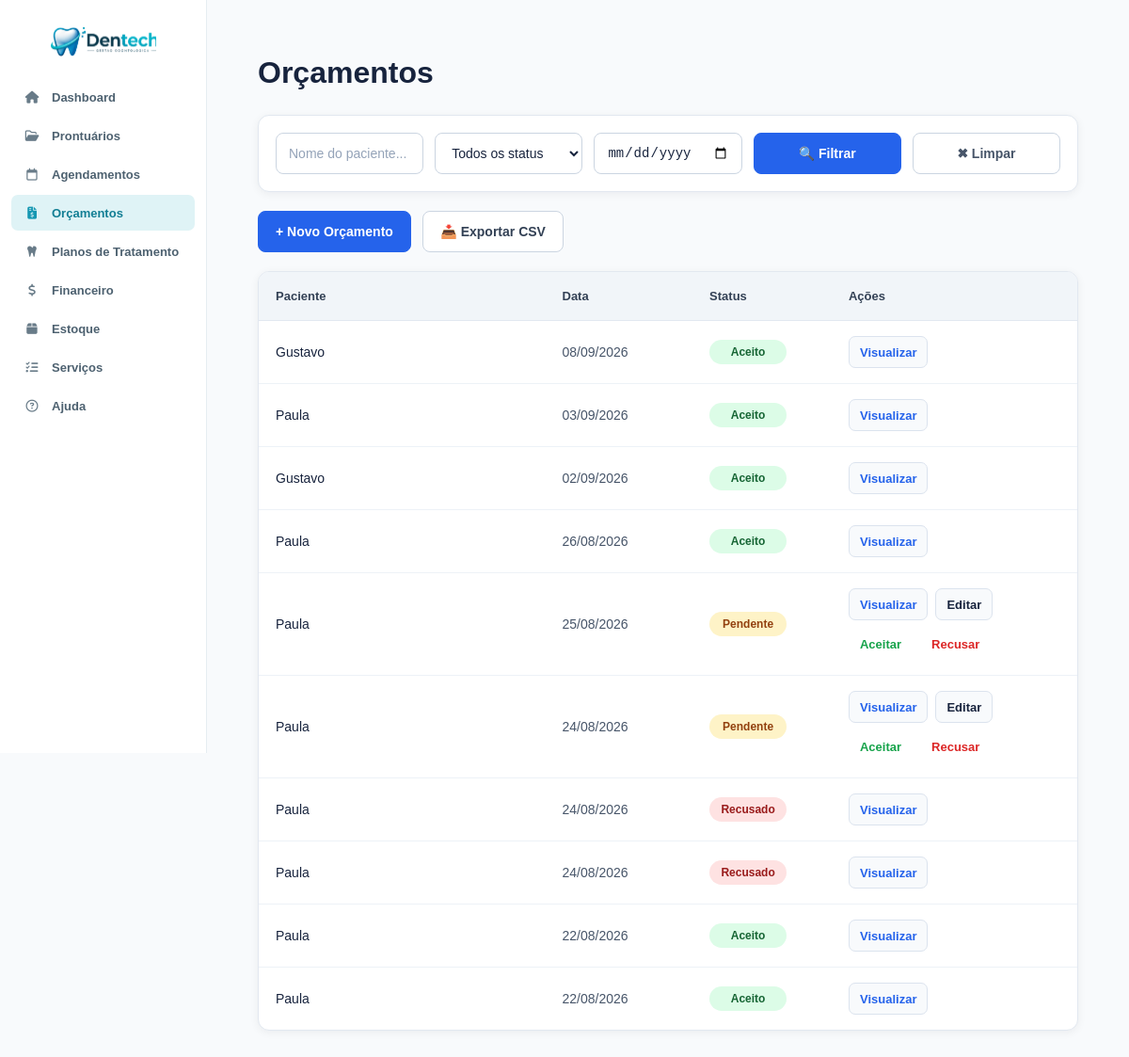
/orcamento.php (signed in), run on an earlier commit of the app's database.
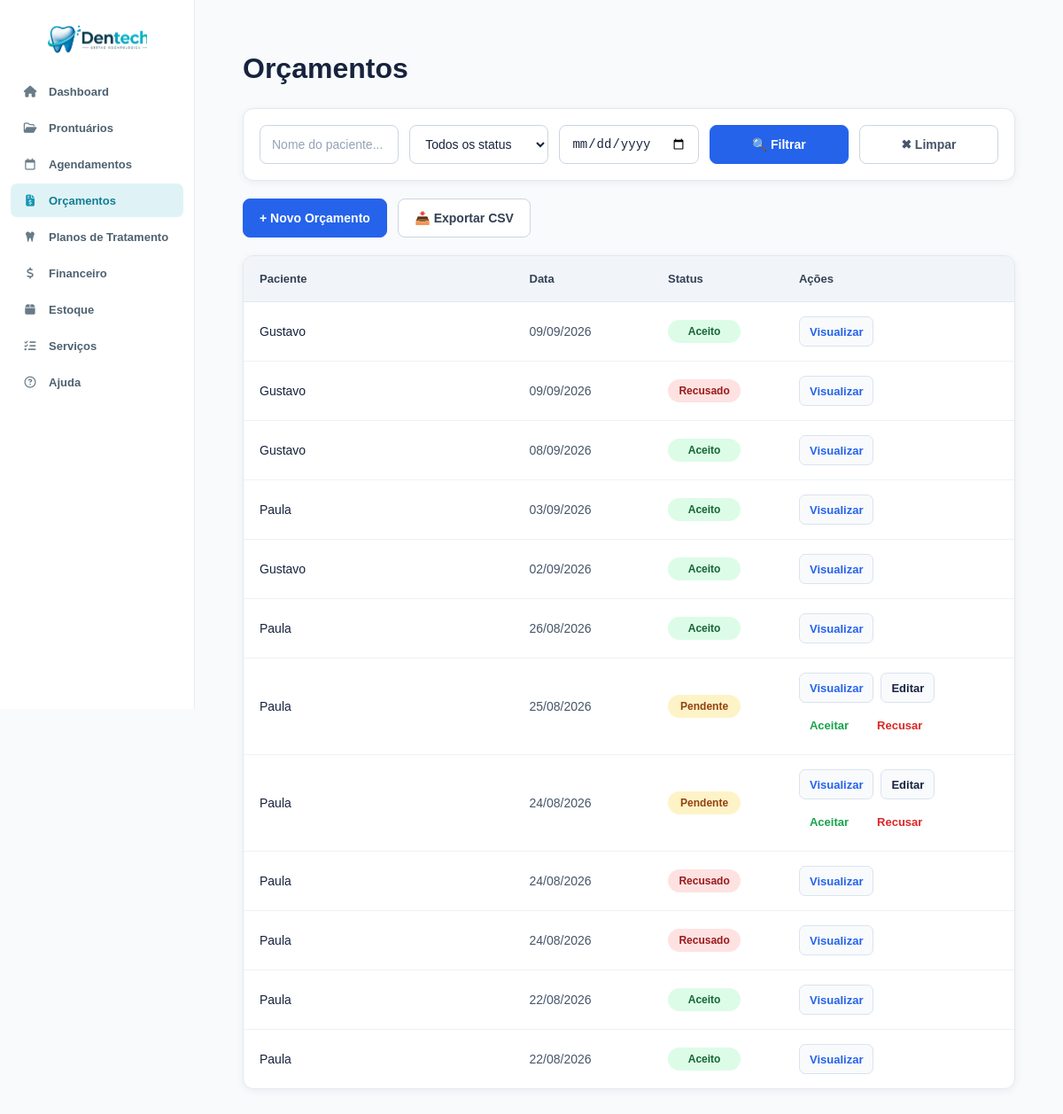
And on a later commit of the database.
### tables this page shows
CREATE TABLE `orcamentos` (
  `id` int NOT NULL AUTO_INCREMENT,
  `paciente_id` int NOT NULL,
  `data_criacao` date NOT NULL,
  `validade` date NOT NULL,
  `status` enum('pendente','aceito','recusado') DEFAULT 'pendente',
  `observacoes` text,
  `created_at` timestamp NOT NULL DEFAULT CURRENT_TIMESTAMP,
  `agendamento_id` int DEFAULT NULL,
  PRIMARY KEY (`id`),
  KEY `paciente_id` (`paciente_id`),
  KEY `idx_orcamento_agendamento` (`agendamento_id`),
  CONSTRAINT `fk_orcamento_agendamento` FOREIGN KEY (`agendamento_id`) REFERENCES `agendamentos` (`id`) ON DELETE SET NULL,
  CONSTRAINT `orcamentos_ibfk_1` FOREIGN KEY (`paciente_id`) REFERENCES `prontuarios` (`id`) ON DELETE CASCADE
);

CREATE TABLE `prontuarios` (
  `id` int NOT NULL AUTO_INCREMENT,
  `paciente` varchar(255) NOT NULL,
  `nascimento` date NOT NULL,
  `sexo` enum('Masculino','Feminino','Outro') DEFAULT NULL,
  `estado_civil` varchar(50) DEFAULT NULL,
  `profissao` varchar(100) DEFAULT NULL,
  `rg` varchar(20) DEFAULT NULL,
  `cpf` varchar(14) DEFAULT NULL,
  `endereco` text,
  `cep` varchar(10) DEFAULT NULL,
  `telefone` varchar(20) DEFAULT NULL,
  `email` varchar(255) DEFAULT NULL,
  `observacoes` text,
  `tratamento_odonto` text,
  `tratamento_medico` text,
  `medicamento_continuo` text,
  `alergia_medicamento` text,
  `alergia_outras` text,
  `problemas_saude` text,
  `gravida_meses` varchar(10) DEFAULT NULL,
  `fuma_tempo` varchar(50) DEFAULT NULL,
  `fuma_cigarros_dia` varchar(20) DEFAULT NULL,
  `bebida_frequencia` varchar(100) DEFAULT NULL,
  `drogas_uso` text,
  `doencas_transmissiveis` text,
  `cancer_familiar` text,
  `tratamento_cancer` text,
  `created_at` timestamp NOT NULL DEFAULT CURRENT_TIMESTAMP,
  `termo_consentimento_aceito` tinyint(1) NOT NULL DEFAULT '0',
  `termo_consentimento_aceito_em` datetime DEFAULT NULL,
  PRIMARY KEY (`id`),
  UNIQUE KEY `uq_prontuarios_cpf` (`cpf`)
);

### orcamento.php (the view, shortened to what this page needs)
<?php
require_once 'conexao/conexao.php';
$busca    = trim($_GET['busca'] ?? '');
$status   = $_GET['status'] ?? '';
$data_ini = $_GET['data_ini'] ?? '';
$data_fim = $_GET['data_fim'] ?? '';
$params = [];
$sql = "
    SELECT
        o.id,
        o.status,
        o.data_criacao,
        p.paciente
    FROM orcamentos o
    JOIN prontuarios p ON o.paciente_id = p.id
";
$sql .= " ORDER BY o.data_criacao DESC";
$stmt = $pdo->prepare($sql);
$stmt->execute($params);
$orcamentos = $stmt->fetchAll();
?>
<!DOCTYPE html>
<html lang="pt-BR">
<head>
    <link rel="stylesheet" href="css/global.css">
    <link rel="stylesheet" href="css/variables.css">
    <link rel="stylesheet" href="css/layout.css">
    <link rel="stylesheet" href="css/navbar.css">
    <link rel="stylesheet" href="css/orcamento.css">
    <link
        rel="stylesheet"
        href="https://cdnjs.cloudflare.com/ajax/libs/font-awesome/6.5.2/css/all.min.css">
</head>
<body>
    <?php include 'navbar.php'; ?>
    <div class="content">
        <div class="container">
            <h1>Orçamentos</h1>
            <div class="filter-bar">
                <form method="GET" class="filter-form">
                    <input type="text" name="busca" placeholder="Nome do paciente..." value="<?= htmlspecialchars($busca) ?>">
                    <select name="status">
                        <option value="">Todos os status</option>
                    </select>
                    <input type="date" name="data_ini" value="<?= htmlspecialchars($data_ini) ?>" title="Data inicial">
                    <button type="submit" class="btn-filter">🔍 Filtrar</button>
                    <a href="orcamento" class="btn-reset">✖ Limpar</a>
                </form>
            </div>
            <a href="novo_orcamento" class="btn-add">+ Novo Orçamento</a>
            <a href="<?= '?' . http_build_query(array_merge($_GET, ['exportar' => '1'])) ?>" class="btn-exportar">📥 Exportar CSV</a>
            <?php if (empty($orcamentos)): ?>
                <p style="text-align:center; padding:40px; color:#888;">
                    <?= ($busca !== '' || $status !== '' || $data_ini !== '' || $data_fim !== '')
                        ? 'Nenhum orçamento encontrado com os filtros aplicados.'
                        : 'Nenhum orçamento cadastrado.'
                    ?>
                </p>
            <?php else: ?>
                <table>
                    <thead>
                        <tr>
                            <th>Paciente</th>
                            <th>Data</th>
                            <th>Status</th>
                            <th>Ações</th>
                        </tr>
                    </thead>
                    <tbody>
                        <?php foreach ($orcamentos as $o): ?>
                            <tr>
                                <td><?= htmlspecialchars($o['paciente']) ?></td>
                                <td><?= date('d/m/Y', strtotime($o['data_criacao'])) ?></td>
                                <td>
                                    <span class="status-badge status-<?= htmlspecialchars($o['status']) ?>">
                                        <?= ucfirst(htmlspecialchars($o['status'])) ?>
                                    </span>
                                </td>
                                <td class="acoes">
                                    <a href="visualizar_orcamento.php?id=<?= $o['id'] ?>">Visualizar</a>
                                    <?php if ($o['status'] == 'pendente'): ?>
                                        <a href="editar_orcamento.php?id=<?= $o['id'] ?>" style="color:var(--roxo-medio);">Editar</a>
                                        <form method="POST" action="aceitar_orcamento.php" style="display:inline;"
                                            onsubmit="return confirm('Aceitar este orçamento?')">
                                            <button type="submit"
                                                style="color:var(--verde); background:none; border:0; cursor:pointer;">
                                                Aceitar
                                            </button>
                                        </form>
                                        <form method="POST" action="recusar_orcamento.php" style="display:inline;"
                                            onsubmit="return confirm('Recusar este orçamento?')">
                                            <button type="submit"
                                                style="color:var(--vermelho); background:none; border:0; cursor:pointer;">
                                                Recusar
                                            </button>
                                        </form>
                                    <?php endif; ?>
                                </td>
                            </tr>
                        <?php endforeach; ?>
                    </tbody>
                </table>
            <?php endif; ?>
        </div>
    </div>
</body>
</html>

What changed in the data, as far as the page shows it:
added orcamentos: paciente.paciente "Gustavo", data_criacao "09/09/2026", status "Aceito"
added orcamentos: paciente.paciente "Gustavo", data_criacao "09/09/2026", status "Recusado"
